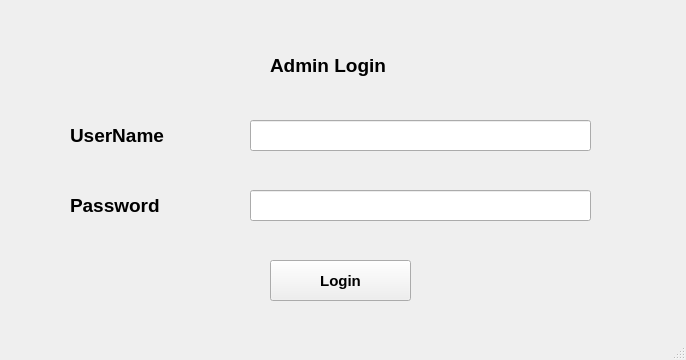
<?xml version="1.0" encoding="UTF-8"?>
<ui version="4.0">
 <class>MainWindow</class>
 <widget class="QMainWindow" name="MainWindow">
  <property name="geometry">
   <rect>
    <x>0</x>
    <y>0</y>
    <width>686</width>
    <height>360</height>
   </rect>
  </property>
  <property name="windowTitle">
   <string>Admin Login</string>
  </property>
  <widget class="QWidget" name="centralwidget">
   <widget class="QLabel" name="label">
    <property name="geometry">
     <rect>
      <x>270</x>
      <y>50</y>
      <width>121</width>
      <height>31</height>
     </rect>
    </property>
    <property name="font">
     <font>
      <pointsize>14</pointsize>
      <weight>75</weight>
      <bold>true</bold>
     </font>
    </property>
    <property name="text">
     <string>Admin Login</string>
    </property>
   </widget>
   <widget class="QLabel" name="label_2">
    <property name="geometry">
     <rect>
      <x>70</x>
      <y>120</y>
      <width>121</width>
      <height>31</height>
     </rect>
    </property>
    <property name="font">
     <font>
      <pointsize>14</pointsize>
      <weight>75</weight>
      <bold>true</bold>
     </font>
    </property>
    <property name="text">
     <string>UserName</string>
    </property>
   </widget>
   <widget class="QLabel" name="label_3">
    <property name="geometry">
     <rect>
      <x>70</x>
      <y>190</y>
      <width>121</width>
      <height>31</height>
     </rect>
    </property>
    <property name="font">
     <font>
      <pointsize>14</pointsize>
      <weight>75</weight>
      <bold>true</bold>
     </font>
    </property>
    <property name="text">
     <string>Password</string>
    </property>
   </widget>
   <widget class="QLineEdit" name="lineEdit">
    <property name="geometry">
     <rect>
      <x>250</x>
      <y>120</y>
      <width>341</width>
      <height>31</height>
     </rect>
    </property>
   </widget>
   <widget class="QLineEdit" name="lineEdit_2">
    <property name="geometry">
     <rect>
      <x>250</x>
      <y>190</y>
      <width>341</width>
      <height>31</height>
     </rect>
    </property>
   </widget>
   <widget class="QPushButton" name="pushButton">
    <property name="geometry">
     <rect>
      <x>270</x>
      <y>260</y>
      <width>141</width>
      <height>41</height>
     </rect>
    </property>
    <property name="font">
     <font>
      <pointsize>11</pointsize>
      <weight>75</weight>
      <bold>true</bold>
     </font>
    </property>
    <property name="text">
     <string>Login</string>
    </property>
   </widget>
  </widget>
  <widget class="QStatusBar" name="statusbar"/>
 </widget>
 <resources/>
 <connections/>
</ui>
